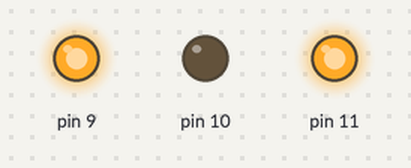
The sketch below on a simulated Arduino Uno, built with avr-gcc and run on an emulated ATmega328P. Parts: output pins drawn as LEDs (lit = HIGH).

Above: at 0.1 s.
At 5.1 s:
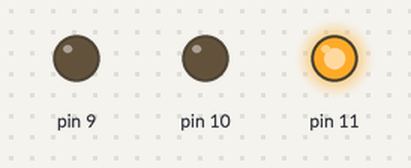
Timing chart, 0 to 6.6 s (numbered marks = the images above):
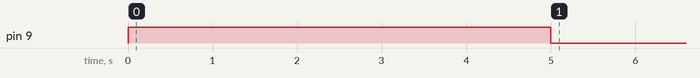

The sketch:

4.1-L298N-1.ino
```cpp
/*

*/

void setup() {
    pinMode(9,OUTPUT);
    pinMode(10, OUTPUT);
    pinMode(11,OUTPUT);

    digitalWrite(11, HIGH);
    analogWrite(9, 255);
    delay(5000);
    analogWrite(9, 0);
}

void loop() {

}
```
